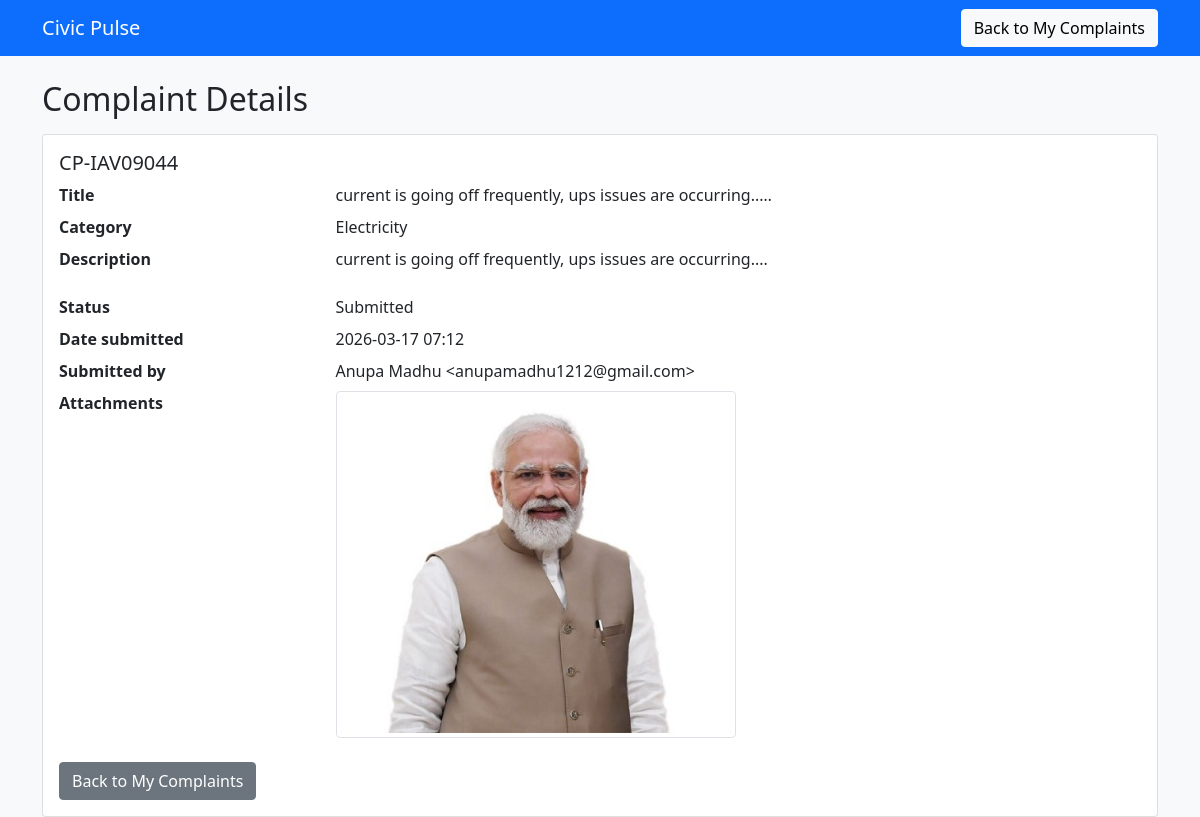
The page /complaint/CP-20260317-PDOHCR/ (signed in) on the database its author committed.
### complaints/models.py (models this page shows, shortened)
class Complaint(models.Model):
    PRIORITY_CHOICES = [
        ('High', 'High'),
        ('Medium', 'Medium'),
        ('Low', 'Low'),
    ]
    STATUS_CHOICES = [
        ('Submitted', 'Submitted'),
        ('In Progress', 'In Progress'),
        ('Resolved', 'Resolved'),
        ('Closed', 'Closed'),
    ]
    SENTIMENT_CHOICES = [
        ('Very Negative', 'Very Negative'),
        ('Negative', 'Negative'),
        ('Neutral', 'Neutral'),
        ('Positive', 'Positive'),
        ('Very Positive', 'Very Positive'),
    ]
    complaint_id = models.CharField(max_length=36, unique=True, editable=False, blank=True, null=True)
    uuid_id = models.UUIDField(default=uuid.uuid4, editable=False, blank=True, null=True)
    tracking_id = models.CharField(max_length=50, unique=True, editable=False, blank=True, null=True)
    readable_id = models.CharField(max_length=50, unique=True, blank=True, null=True)
    user = models.ForeignKey(User, on_delete=models.CASCADE, null=True, blank=True)
    name = models.CharField(max_length=100)
    email = models.EmailField()
    phone = models.CharField(max_length=15, blank=True, null=True)
    address = models.TextField(blank=True, null=True)
    category = models.CharField(max_length=100)
    department = models.ForeignKey(Department, on_delete=models.CASCADE, null=True, blank=True)
    sub_category = models.CharField(max_length=100, blank=True, null=True)
    details = models.TextField()
    city = models.CharField(max_length=100)
    pincode = models.CharField(max_length=10, blank=True, null=True)
    image = models.ImageField(upload_to='complaint_images/', blank=True, null=True)
    ai_category = models.CharField(max_length=100, blank=True, null=True)
    ai_priority = models.CharField(max_length=20, choices=PRIORITY_CHOICES, blank=True, null=True)
    ai_sentiment = models.CharField(max_length=20, choices=SENTIMENT_CHOICES, blank=True, null=True)
    ai_confidence = models.CharField(max_length=10, blank=True, null=True)
    status = models.CharField(max_length=20, choices=STATUS_CHOICES, default='Submitted')
    assigned_to = models.CharField(max_length=100, blank=True, null=True)
    resolution_details = models.TextField(blank=True, null=True)
    created_at = models.DateTimeField(auto_now_add=True)
    updated_at = models.DateTimeField(auto_now=True)
    @property
    def display_id(self):
        return self.readable_id or self.complaint_id
    class Meta:
        ordering = ['-created_at']
        verbose_name = 'Complaint'
        verbose_name_plural = 'Complaints'

### landing_page/views.py (the view)
# urls.py: path('complaint/<str:complaint_id>/', views.complaint_detail, name='complaint_detail'),
@login_required
def complaint_detail(request, complaint_id):
    from django.core.exceptions import PermissionDenied
    from django.http import Http404
    try:
        from complaints.models import Complaint
        complaint = Complaint.objects.filter(
            Q(complaint_id=complaint_id) | Q(readable_id=complaint_id)
        ).first()
        if not complaint:
            raise Http404("Complaint not found")
        if request.user.is_staff:
            pass
        else:
            owner_ok = False
            if getattr(complaint, 'user', None):
                if complaint.user == request.user:
                    owner_ok = True
            else:
                comp_email = (getattr(complaint, 'email', None) or '').lower()
                user_email = (getattr(request.user, 'email', '') or '').lower()
                if comp_email and user_email and comp_email == user_email:
                    owner_ok = True
            if not owner_ok:
                raise PermissionDenied("You do not have permission to view this complaint")
    except Http404:
        raise
    except PermissionDenied:
        raise
    except Exception:
        raise Http404("Complaint not found")
    return render(request, 'landing_page/complaint_detail.html', {'complaint': complaint})

### templates/landing_page/complaint_detail.html (shortened to what this page needs)
<!DOCTYPE html>
<html>
<head>
    <link href="https://cdn.jsdelivr.net/npm/bootstrap@5.1.3/dist/css/bootstrap.min.css" rel="stylesheet">
</head>
<body class="bg-light">
    <nav class="navbar navbar-dark bg-primary">
        <div class="container">
            <a class="navbar-brand" href="{% url 'dashboard' %}">Civic Pulse</a>
            <a href="{% url 'my_complaints' %}" class="btn btn-light">Back to My Complaints</a>
        </div>
    </nav>
    <div class="container mt-4">
        <h2>Complaint Details</h2>
        <div class="card mt-3">
            <div class="card-body">
                <h5 class="card-title">{{ complaint.display_id }}</h5>
                <dl class="row">
                    <dt class="col-sm-3">Title</dt>
                    <dd class="col-sm-9">{% if complaint.title %}{{ complaint.title }}{% else %}{{ complaint.details|truncatechars:60 }}{% endif %}</dd>
                    <dt class="col-sm-3">Category</dt>
                    <dd class="col-sm-9">{{ complaint.category }}</dd>
                    <dt class="col-sm-3">Description</dt>
                    <dd class="col-sm-9">{{ complaint.details|linebreaks }}</dd>
                    <dt class="col-sm-3">Status</dt>
                    <dd class="col-sm-9">{{ complaint.status }}</dd>
                    <dt class="col-sm-3">Date submitted</dt>
                    <dd class="col-sm-9">{{ complaint.created_at|date:"Y-m-d H:i" }}</dd>
                    <dt class="col-sm-3">Submitted by</dt>
                    <dd class="col-sm-9">{{ complaint.name }} &lt;{{ complaint.email }}&gt;</dd>
                    {% if complaint.image %}
                    <dt class="col-sm-3">Attachments</dt>
                    <dd class="col-sm-9">
                        <img src="{{ complaint.image.url }}" alt="Attachment" class="img-fluid img-thumbnail" style="max-width:400px;"/>
                    </dd>
                    {% endif %}
                </dl>
                <a href="{% url 'my_complaints' %}" class="btn btn-secondary">Back to My Complaints</a>
            </div>
        </div>
    </div>
</body>
</html>

### rows shown on the page
Complaint: display_id "CP-IAV09044", details "current is going off frequently, ups issues are occurring..…", category "Electricity", details "current is going off frequently, ups issues are occurring....", status "Submitted", created_at "2026-03-17 07:12", name "Anupa Madhu", email "anupamadhu1212@gmail.com", image (picture)
